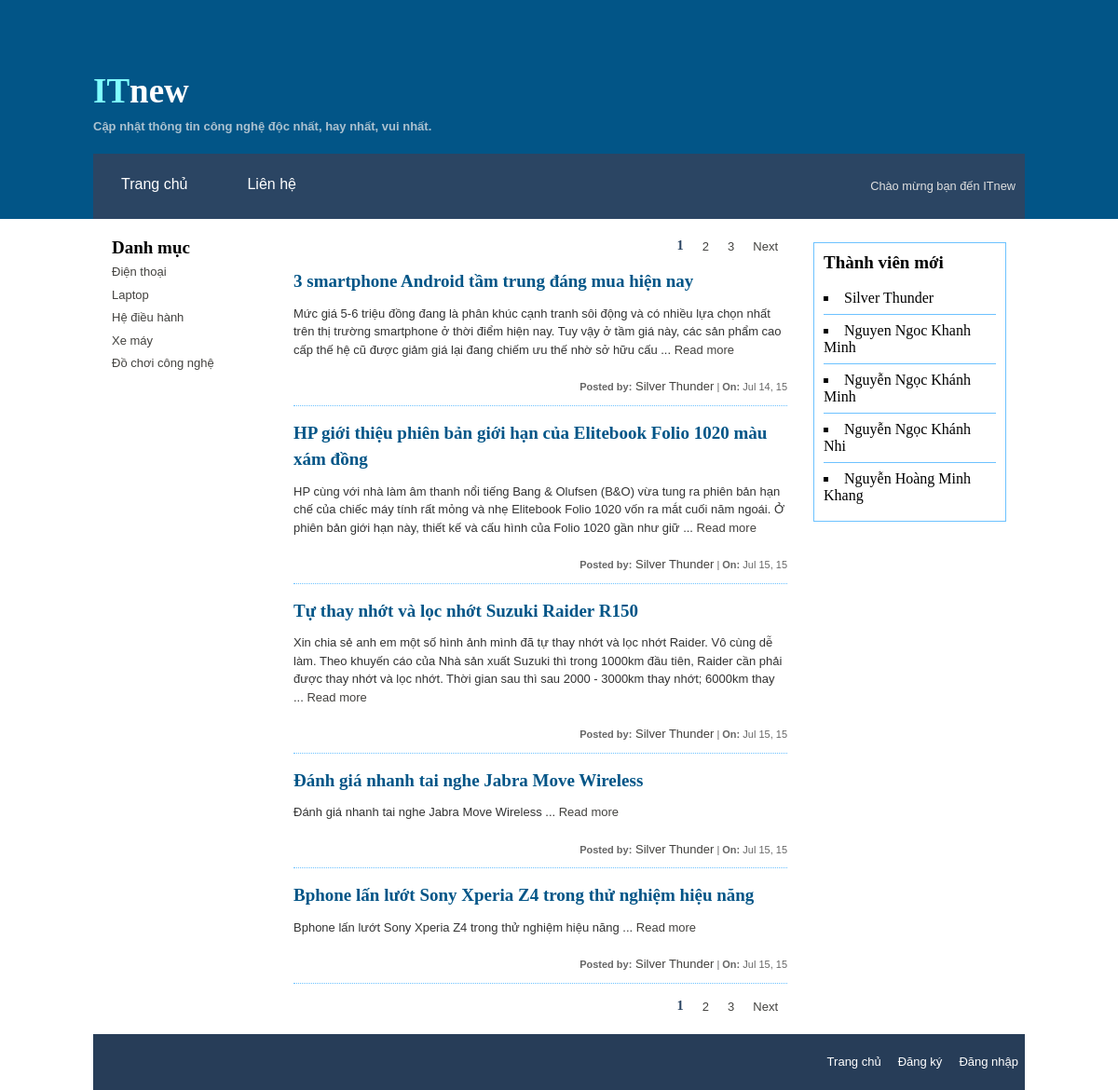
Screenshot of /author.php?aid=1 with the database file from the repository.
### tables this page shows
CREATE TABLE IF NOT EXISTS `categories` (
`cat_id` int(11) NOT NULL,
  `user_id` int(11) NOT NULL,
  `cat_name` varchar(100) NOT NULL,
  `position` tinyint(4) NOT NULL
);

CREATE TABLE IF NOT EXISTS `pages` (
`page_id` int(11) NOT NULL,
  `user_id` int(11) NOT NULL,
  `cat_id` int(11) NOT NULL,
  `page_name` varchar(150) NOT NULL,
  `content` text NOT NULL,
  `position` tinyint(4) NOT NULL,
  `post_on` timestamp NOT NULL DEFAULT CURRENT_TIMESTAMP ON UPDATE CURRENT_TIMESTAMP
);

CREATE TABLE IF NOT EXISTS `users` (
`user_id` int(11) NOT NULL,
  `first_name` varchar(40) NOT NULL,
  `last_name` varchar(40) NOT NULL,
  `email` varchar(60) NOT NULL,
  `pass` varchar(40) NOT NULL,
  `question_security` varchar(100) NOT NULL,
  `website` varchar(60) DEFAULT NULL,
  `facebook` varchar(40) DEFAULT NULL,
  `bio` text,
  `avatar` varchar(100) DEFAULT NULL,
  `user_level` tinyint(4) NOT NULL DEFAULT '2',
  `active` varchar(60) DEFAULT NULL,
  `registration_date` timestamp NOT NULL DEFAULT CURRENT_TIMESTAMP ON UPDATE CURRENT_TIMESTAMP
);

### author.php (the view, shortened to what this page needs)
<?php
include('includes/header.php');
?>
<?php include('includes/mysqli_connect.php'); ?>
<?php include('includes/functions.php'); ?>
<?php include('includes/sidebar-a.php'); ?>
<div id="content">
    <?php
    if ($aid = validate_id($_GET['aid'])) {
        $display = 5;
        $start = (isset($_GET['s']) && filter_var($_GET['s'], FILTER_VALIDATE_INT, array('min_range' => 1))) ? $_GET['s'] : 0;
        $q = " SELECT p.page_id, p.page_name, p.content,";
        $q .= " DATE_FORMAT(p.post_on, '%b %d, %y') AS date, ";
        $q .= " CONCAT_WS(' ', u.first_name, u.last_name) AS name, u.user_id ";
        $q .= " FROM pages AS p";
        $q .= " INNER JOIN users AS u";
        $q .= " USING (user_id)";
        $q .= " WHERE u.user_id={$aid}";
        $q .= " ORDER BY date ASC LIMIT {$start}, {$display}";
        $r = mysqli_query($dbc, $q);
        if (mysqli_num_rows($r) > 0) {
            echo pagination($aid, $display);
            echo "<br/>";
            while ($author = mysqli_fetch_array($r, MYSQLI_ASSOC)) {
                echo "
                            <div class='post'>
                                <h2><a href='single.php?pid={$author['page_id']}'>{$author['page_name']}</a></h2>
                                <p>" . the_excerpt($author['content']) . " ... <a href='single.php?pid={$author['page_id']}'>Read more</a></p>
                                <p class='meta'><strong>Posted by:</strong><a href='author.php?aid={$author['user_id']}'> {$author['name']}</a> | <strong>On: </strong> {$author['date']} </p>
                            </div>
                        ";
            }
            echo pagination($aid, $display);
        } else {
            echo "<p class='warning'CÃ¡c bÃ i viáº¿t khÃ´ng tá»“n táº¡i.<p>";
        }
    } else {
        redirect_to();
    }
    ?>
</div>
<?php include('includes/sidebar-b.php'); ?>
<?php include('includes/footer.php'); ?>

### includes/sidebar-a.php (shortened to what this page needs)
<div id="content-container">
    <div id="section-navigation">
        <h2>Danh mục</h2>
	   <ul class="navi">
            <?php
                if(isset($_GET['cid']) && filter_var($_GET['cid'], FILTER_VALIDATE_INT, array('min_range' => 1))) {
                    $cid = $_GET['cid'];
                } else {
                    $cid = NULL;
                }
                    $q = "SELECT cat_id, cat_name FROM categories ORDER BY position ASC";
                    $r = mysqli_query($dbc, $q);
                    while($cats = mysqli_fetch_array($r, MYSQLI_ASSOC)) {
                        echo "<li><a href='index.php?cid={$cats['cat_id']}'";
                        if($cats['cat_id'] == $cid) {
                            echo "class='selected'";
                        }
                        echo ">". $cats['cat_name'] ."</a></li>";
                    }
            ?>
	   </ul>
</div>

### includes/sidebar-b.php
<div id="aside">
	<div class="box">
        <h2>Thành viên mới</h2>
        <?php $users = fetch_new_users('registration_date');
          foreach ($users as $user) {
            echo "<li>{$user['first_name']} {$user['last_name']}</li>";
            }
         ?>
    </div>
</div>

### css/style.css (style rules this page uses)
* { margin: 0; padding: 0 }
p, label, a { color: #333333; line-height: 1.5; font-size: 13px; font-family:'lucida grande',tahoma,verdana,arial,sans-serif； }
ul { list-style: none; }
a { color: #43423F; text-decoration: none; }
h2 a, h2 { margin: 0; font-size: 19px; font-family: museo, georgia, san-serif; }
#content-container { float: left;width: 1000px; }
#section-navigation { float: left;width: 160px; height: 100%; padding: 20px 0;margin: 0 20px;display: inline; }
#section-navigation ul li { margin: 5px 0px;padding: 0; }
#content { float: left;width: 530px;padding: 20px 0;margin: 0 0 0 15px; }
#content .meta { font-size: 11px; color: #666; float: right; }
#aside { float: right;width: 207px;padding: 10px 0;margin: 0 20px 0 0; }
.box { margin: 15px 0px; border: 1px solid #6DC2FF; padding: 10px; }
.box h2 { margin: 0px 0px 10px 0px; }
.box li { border-bottom: 1px solid #6DC2FF; padding: 8px 0px; list-style: square inside }
.box li:last-child { border-bottom: none; }
#content .post { margin: 15px 0px; overflow: hidden; }
.post { border-bottom: 1px dotted #6DC2FF; position: relative; }
.post h2 a { color: #025587; }
#content p { margin: 10px 0px; }

### rows the page displays
categories: cat_name "Điện thoại"
categories: cat_name "Laptop"
categories: cat_name "Hệ điều hành"
categories: cat_name "Xe máy"
categories: cat_name "Đồ chơi công nghệ"
pages: page_name "3 smartphone Android tầm trung đáng mua hiện nay", content "Mức giá 5-6 triệu đồng đang là phân khúc cạnh tranh sôi động và có nhiều lựa chọn nhất trên thị trường smartphone ở thời điểm hiện nay. Tuy vậy ở tầm giá này, các sản phẩm cao cấp thế hệ cũ được giảm giá lại đang chiếm ưu thế nhờ sở hữu cấu", name "Silver Thunder", date "Jul 14, 15"
pages: page_name "HP giới thiệu phiên bản giới hạn của Elitebook Folio 1020 màu xám đồng", content "HP cùng với nhà làm âm thanh nổi tiếng Bang & Olufsen (B&O) vừa tung ra phiên bản hạn chế của chiếc máy tính rất mỏng và nhẹ Elitebook Folio 1020 vốn ra mắt cuối năm ngoái. Ở phiên bản giới hạn này, thiết kế và cấu hình của Folio 1020 gần như giữ", name "Silver Thunder", date "Jul 15, 15"
pages: page_name "Tự thay nhớt và lọc nhớt Suzuki Raider R150", content "Xin chia sẻ anh em một số hình ảnh mình đã tự thay nhớt và lọc nhớt Raider. Vô cùng dễ làm. Theo khuyến cáo của Nhà sản xuất Suzuki thì trong 1000km đầu tiên, Raider cần phải được thay nhớt và lọc nhớt. Thời gian sau thì sau 2000 - 3000km thay nhớt; 6000km thay", name "Silver Thunder", date "Jul 15, 15"
pages: page_name "Đánh giá nhanh tai nghe Jabra Move Wireless", content "Đánh giá nhanh tai nghe Jabra Move Wireless", name "Silver Thunder", date "Jul 15, 15"
pages: page_name "Bphone lấn lướt Sony Xperia Z4 trong thử nghiệm hiệu năng", content "Bphone lấn lướt Sony Xperia Z4 trong thử nghiệm hiệu năng", name "Silver Thunder", date "Jul 15, 15"
users: first_name "Silver", last_name "Thunder"
users: first_name "Nguyen Ngoc", last_name "Khanh Minh"
users: first_name "Nguyễn Ngọc", last_name "Khánh Minh"
users: first_name "Nguyễn Ngọc", last_name "Khánh Nhi"
users: first_name "Nguyễn Hoàng", last_name "Minh Khang"
